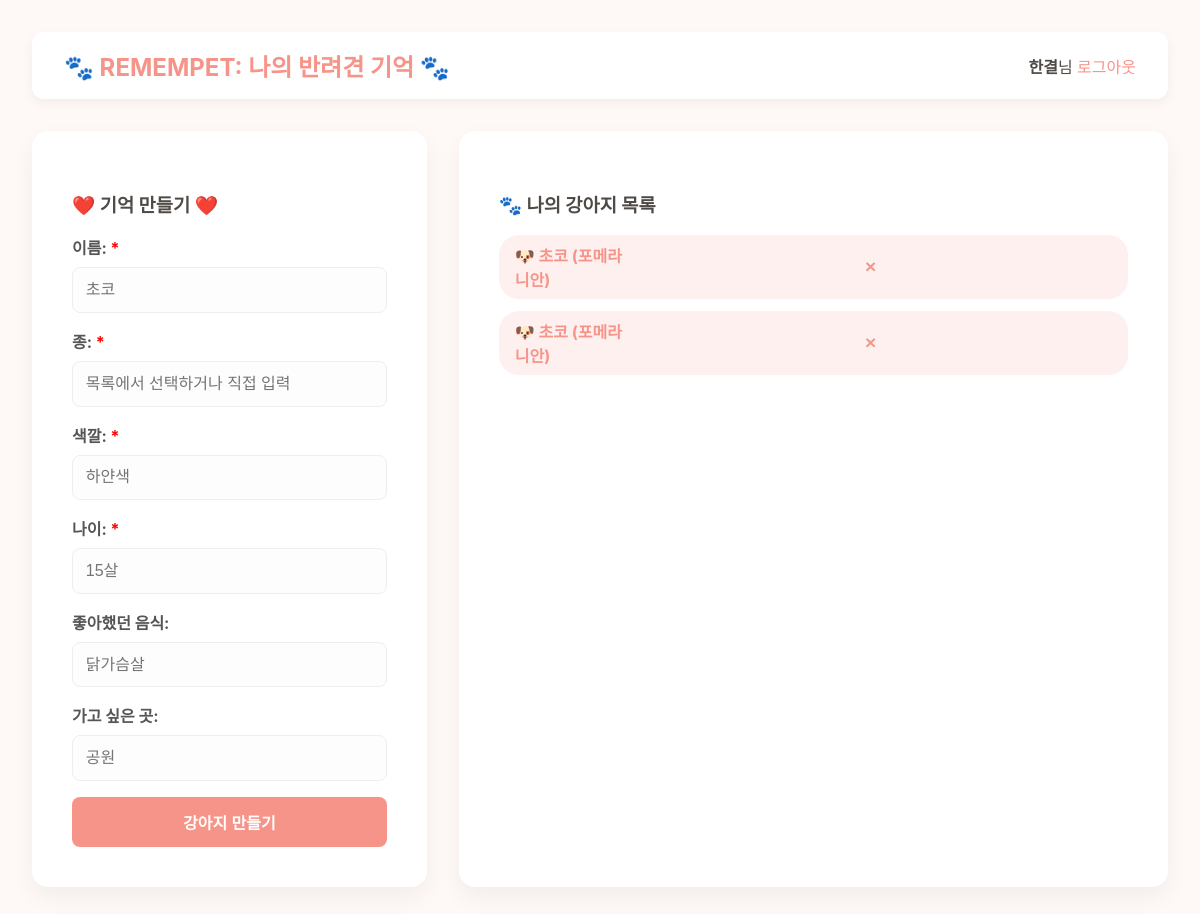
The app's page /home (signed in) with its own data.
### app.py (models this page shows)
class User(db.Model, UserMixin):
    id = db.Column(db.Integer, primary_key=True)
    username = db.Column(db.String(20), unique=True, nullable=False)
    password = db.Column(db.String(60), nullable=False)
    pets = db.relationship('Pet', backref='owner', lazy=True)

class Pet(db.Model):
    id = db.Column(db.Integer, primary_key=True)
    name = db.Column(db.String(100), nullable=False)
    breed = db.Column(db.String(100))
    color = db.Column(db.String(100))
    age = db.Column(db.String(50))
    favorite_food = db.Column(db.String(100))
    background = db.Column(db.String(100))
    image_file = db.Column(db.String(100), nullable=False, default='default.jpg')
    persona_prompt = db.Column(db.Text)
    user_id = db.Column(db.Integer, db.ForeignKey('user.id'), nullable=False)
    chat_history = db.relationship('ChatHistory', backref='pet', lazy=True, cascade="all, delete-orphan")

### app.py (the view)
@app.route("/")
@app.route("/home")
@login_required
def home():
    pets = Pet.query.filter_by(owner=current_user).all()
    return render_template('index.html', pets=pets)

### app.py (called while the page is built)
@login_manager.user_loader
def load_user(user_id):
    return User.query.get(int(user_id))

### templates/index.html (shortened to what this page needs)
<!DOCTYPE html>
<html lang="ko">
<head>
</head>
<body>
    <nav>
        <h2>🐾 REMEMPET: 나의 반려견 기억 🐾</h2>
        <div><strong>{{ current_user.username }}</strong>님 <a href="{{ url_for('logout') }}">로그아웃</a></div>
    </nav>
    <div class="container">
        <aside class="sidebar">
            <h3>❤️ 기억 만들기 ❤️</h3>
            <label>이름: <span style="color:red">*</span></label>
            <input type="text" id="name_input" placeholder="초코">
            <label>종: <span style="color:red">*</span></label>
            <input list="breeds" id="breed_input" placeholder="목록에서 선택하거나 직접 입력">
            <label>색깔: <span style="color:red">*</span></label>
            <input type="text" id="color_input" placeholder="하얀색">
            <label>나이: <span style="color:red">*</span></label>
            <input type="text" id="age_input" placeholder="15살">
            <label>좋아했던 음식:</label> <input type="text" id="food_input" placeholder="닭가슴살">
            <label>가고 싶은 곳:</label> <input type="text" id="background_input" placeholder="공원">
            <button id="create_btn">강아지 만들기</button>
        </aside>
        <main class="main-content">
            <h3>🐾 나의 강아지 목록</h3>
            <div class="pet-list" id="pet-list-container">
                {% for pet in pets %}
                    <div class="pet-item" data-pet-id="{{ pet.id }}">
                        <a href="{{ url_for('chat_page', pet_id=pet.id) }}">🐶 {{ pet.name }} ({{ pet.breed }})</a>
                        <button class="delete-btn">×</button>
                    </div>
                {% endfor %}
            </div>
        </main>
    </div>
</body>
</html>

### templates/index.html (style rules this page uses)
body { font-family: -apple-system, BlinkMacSystemFont, "Segoe UI", Roboto, "Helvetica Neue", Arial, sans-serif; background-color: #fef9f6; color: #4F4A45; margin: 0; padding: 2rem; }
nav { display: flex; justify-content: space-between; align-items: center; background: white; padding: 1rem 2rem; border-radius: 12px; box-shadow: 0 4px 12px rgba(0,0,0,0.05); }
nav h2 { margin: 0; color: #F79489; }
nav a { color: #F79489; text-decoration: none; font-weight: 500; }
.container { display: flex; flex-wrap: wrap; gap: 2rem; margin-top: 2rem; }
.sidebar { flex: 1; min-width: 300px; background: white; padding: 2.5rem; border-radius: 16px; box-shadow: 0 10px 25px rgba(0,0,0,0.05); }
.main-content { flex: 2; min-width: 300px; background: white; padding: 2.5rem; border-radius: 16px; box-shadow: 0 10px 25px rgba(0,0,0,0.05); }
input { display: block; width: 100%; padding: 0.8rem; margin-bottom: 1rem; border: 1px solid #eee; border-radius: 8px; box-sizing: border-box; font-size: 1rem; background: #fdfdfd; }
label { font-weight: bold; margin-bottom: 0.5rem; display: block; color: #555; }
button { width: 100%; padding: 0.8rem; background-color: #F79489; color: white; border: none; border-radius: 8px; cursor: pointer; font-size: 1rem; font-weight: bold; }
.pet-list { display: flex; flex-direction: column; gap: 0.75rem; }
.pet-item { display: flex; justify-content: space-between; align-items: center; background: #fdf0ee; border-radius: 20px; padding: 0.5rem 1rem; }
.pet-item a { text-decoration: none; color: #F79489; font-weight: bold; flex-grow: 1; }
.delete-btn { background: none; border: none; color: #F79489; cursor: pointer; font-size: 1.2rem; padding: 0 0.5rem; }

### records on screen
User: username "한결"
Pet: name "초코", breed "포메라니안"
Pet: name "초코", breed "포메라니안"
